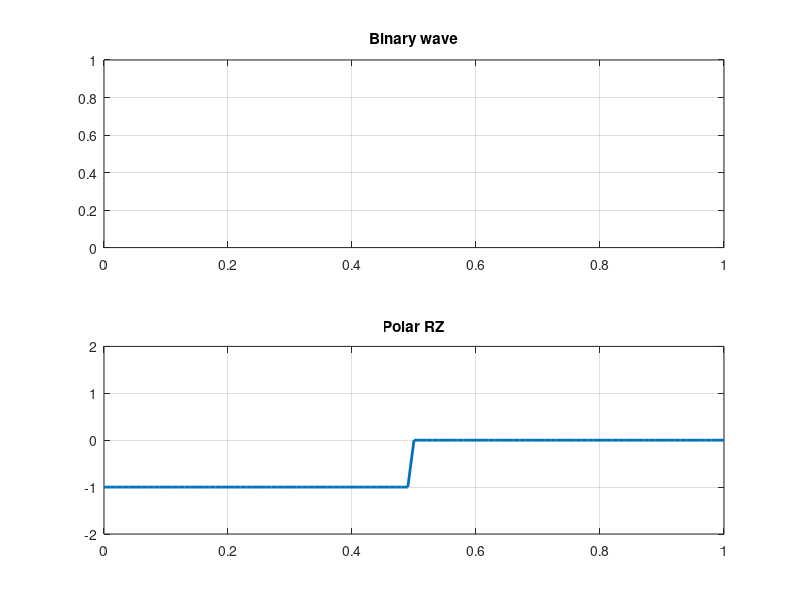

Reproduce this figure in MATLAB.
%Polar RZ
%Each symbol has a transition in the middle. Either from
%high to zero or from low to zero
clc;
close all;
clear;

b=input('Binary data: ','s')-'0';
n=length(b);
t=0:0.01:n;

for i=1:n
  bw(i*100:(i+1)*100)=b(i);
end
bw=bw(100:end);

subplot(2,1,1)
plot(t,bw, 'linewidth',2);
axis([0 n 0 +1]);
grid on;
title('Binary wave')

for j=1:n
  if(b(j)==1)
    x(j*100:(j*100)+50) = 1;
    x((j*100)+50:(j+1)*100) = 0; %High to Low (1 to -0)
  else
    x(j*100:(j*100)+50) = -1;
    x((j*100)+50:(j+1)*100) = 0; %Low to high (-1 to 0)
  endif
end

x=x(100:end);

subplot(2,1,2)
plot(t,x, 'linewidth',2);
axis([0 n -2 +2]);
grid on;
title('Polar RZ')





